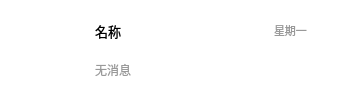
<?xml version="1.0" encoding="UTF-8"?>
<ui version="4.0">
 <class>MsgWidgetItem</class>
 <widget class="QWidget" name="MsgWidgetItem">
  <property name="geometry">
   <rect>
    <x>0</x>
    <y>0</y>
    <width>350</width>
    <height>100</height>
   </rect>
  </property>
  <property name="windowTitle">
   <string>Form</string>
  </property>
  <property name="styleSheet">
   <string notr="true">QLabel, QWidget{
	background-color: transparent;
}</string>
  </property>
  <layout class="QHBoxLayout" name="horizontalLayout">
   <property name="spacing">
    <number>4</number>
   </property>
   <property name="leftMargin">
    <number>15</number>
   </property>
   <item>
    <widget class="QWidget" name="widgetLeft" native="true">
     <property name="sizePolicy">
      <sizepolicy hsizetype="Maximum" vsizetype="Preferred">
       <horstretch>0</horstretch>
       <verstretch>0</verstretch>
      </sizepolicy>
     </property>
     <layout class="QVBoxLayout" name="verticalLayout_2">
      <item>
       <widget class="roundedLabel" name="labelAvatar">
        <property name="sizePolicy">
         <sizepolicy hsizetype="Fixed" vsizetype="Fixed">
          <horstretch>0</horstretch>
          <verstretch>0</verstretch>
         </sizepolicy>
        </property>
        <property name="minimumSize">
         <size>
          <width>58</width>
          <height>58</height>
         </size>
        </property>
        <property name="maximumSize">
         <size>
          <width>58</width>
          <height>58</height>
         </size>
        </property>
        <property name="text">
         <string/>
        </property>
        <property name="pixmap">
         <pixmap resource="../icons.qrc">:/imgs/head_icon1.jpg</pixmap>
        </property>
        <property name="scaledContents">
         <bool>true</bool>
        </property>
       </widget>
      </item>
     </layout>
    </widget>
   </item>
   <item>
    <widget class="QWidget" name="widgetRight" native="true">
     <property name="styleSheet">
      <string notr="true">QLabel#labelLatestMsg, #labelTime{
	color: rgb(153,153,153);
}</string>
     </property>
     <layout class="QVBoxLayout" name="verticalLayout">
      <property name="spacing">
       <number>0</number>
      </property>
      <property name="leftMargin">
       <number>0</number>
      </property>
      <property name="topMargin">
       <number>0</number>
      </property>
      <property name="rightMargin">
       <number>0</number>
      </property>
      <property name="bottomMargin">
       <number>0</number>
      </property>
      <item>
       <widget class="QWidget" name="widgetTop" native="true">
        <layout class="QHBoxLayout" name="horizontalLayout_2">
         <property name="spacing">
          <number>5</number>
         </property>
         <property name="leftMargin">
          <number>0</number>
         </property>
         <property name="topMargin">
          <number>0</number>
         </property>
         <property name="rightMargin">
          <number>0</number>
         </property>
         <property name="bottomMargin">
          <number>0</number>
         </property>
         <item>
          <widget class="QLabel" name="labelName">
           <property name="font">
            <font>
             <family>Microsoft YaHei</family>
             <pointsize>10</pointsize>
            </font>
           </property>
           <property name="text">
            <string>名称</string>
           </property>
          </widget>
         </item>
         <item>
          <widget class="QLabel" name="labelTime">
           <property name="sizePolicy">
            <sizepolicy hsizetype="Maximum" vsizetype="Preferred">
             <horstretch>0</horstretch>
             <verstretch>0</verstretch>
            </sizepolicy>
           </property>
           <property name="maximumSize">
            <size>
             <width>65</width>
             <height>16777215</height>
            </size>
           </property>
           <property name="font">
            <font>
             <family>Microsoft YaHei</family>
             <pointsize>8</pointsize>
            </font>
           </property>
           <property name="text">
            <string>星期一</string>
           </property>
          </widget>
         </item>
        </layout>
       </widget>
      </item>
      <item>
       <widget class="QWidget" name="widgetBottom" native="true">
        <layout class="QHBoxLayout" name="horizontalLayout_3">
         <property name="spacing">
          <number>5</number>
         </property>
         <property name="leftMargin">
          <number>0</number>
         </property>
         <property name="topMargin">
          <number>0</number>
         </property>
         <property name="rightMargin">
          <number>0</number>
         </property>
         <property name="bottomMargin">
          <number>0</number>
         </property>
         <item>
          <widget class="QLabel" name="labelLatestMsg">
           <property name="sizePolicy">
            <sizepolicy hsizetype="Preferred" vsizetype="Preferred">
             <horstretch>0</horstretch>
             <verstretch>0</verstretch>
            </sizepolicy>
           </property>
           <property name="font">
            <font>
             <family>Microsoft YaHei</family>
            </font>
           </property>
           <property name="text">
            <string>无消息</string>
           </property>
          </widget>
         </item>
         <item>
          <widget class="WidgetBadge" name="unreadBadge" native="true"/>
         </item>
        </layout>
       </widget>
      </item>
     </layout>
    </widget>
   </item>
  </layout>
 </widget>
 <customwidgets>
  <customwidget>
   <class>roundedLabel</class>
   <extends>QLabel</extends>
   <header location="global">customitem/roundedlabel.h</header>
  </customwidget>
  <customwidget>
   <class>WidgetBadge</class>
   <extends>QWidget</extends>
   <header>./customitem/custombadge.h</header>
   <container>1</container>
  </customwidget>
 </customwidgets>
 <resources>
  <include location="../icons.qrc"/>
 </resources>
 <connections/>
</ui>
